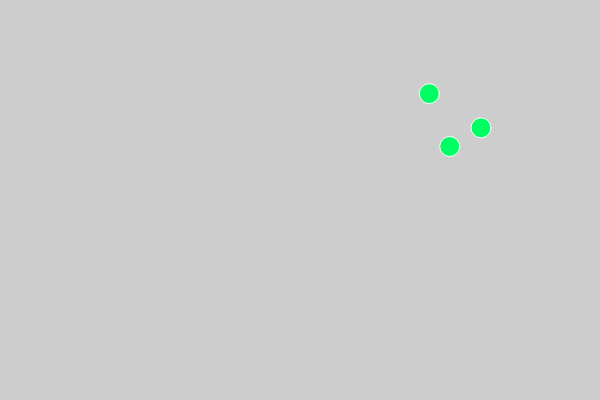
Frame 1 (no input)
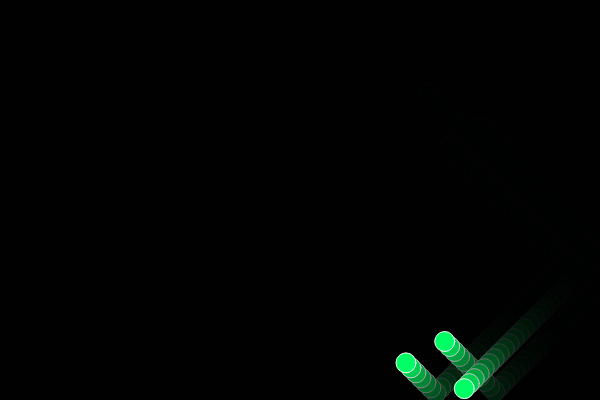
Frame 60 (no input)
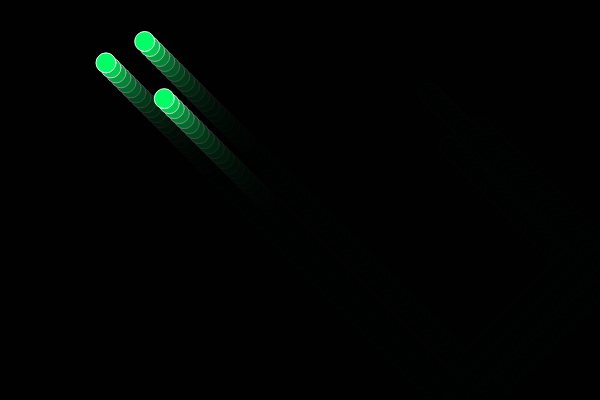
Frame 120 (the mouse pressed at the canvas centre since frame 60)

The p5.js sketch that drew these frames (run headless with seeded random() and noise() and a simulated clock; from frame 60 on, the mouse is pressed at the canvas centre):

// p5.js sketch
// ── sketch.js
//Gordon Houston III
//OOP
//4/17/19

/*OOP Project*/


let x, y, r;
let xVel = 5;
let yVel = 5;
let bubble0;
let bubble1;
let bubble2;

function setup() {
    createCanvas(600, 400);
    bubble0 = new Bubble()
    bubble1 = new Bubble()
    bubble2 = new Bubble()
    ellipseMode(RADIUS)
}

function draw() {
    background(0, 50);
    bubble0.move()
    bubble0.display()
    bubble0.checkEdges()

    bubble1.move()
    bubble1.display()
    bubble1.checkEdges()

    bubble2.move()
    bubble2.display()
    bubble2.checkEdges()
}
class Bubble {
    constructor() {
        this.x = random(10, width - 10)
        this.y = random(10, height - 10)
        this.r = 10
        this.xVel = 5
        this.yVel = 5
    }

    display() {
        fill(0, 255, 100);
        stroke(255);
        ellipse(this.x, this.y, this.r)
    }
    checkEdges() {
        if (this.x + this.r >= width || this.x - this.r <= 0) this.xVel *= -1;
        if (this.y + this.r >= height || this.y - this.r <= 0) this.yVel *= -1;
    }


    move() {
        this.x += this.xVel;
        this.y += this.yVel;
    }
}
